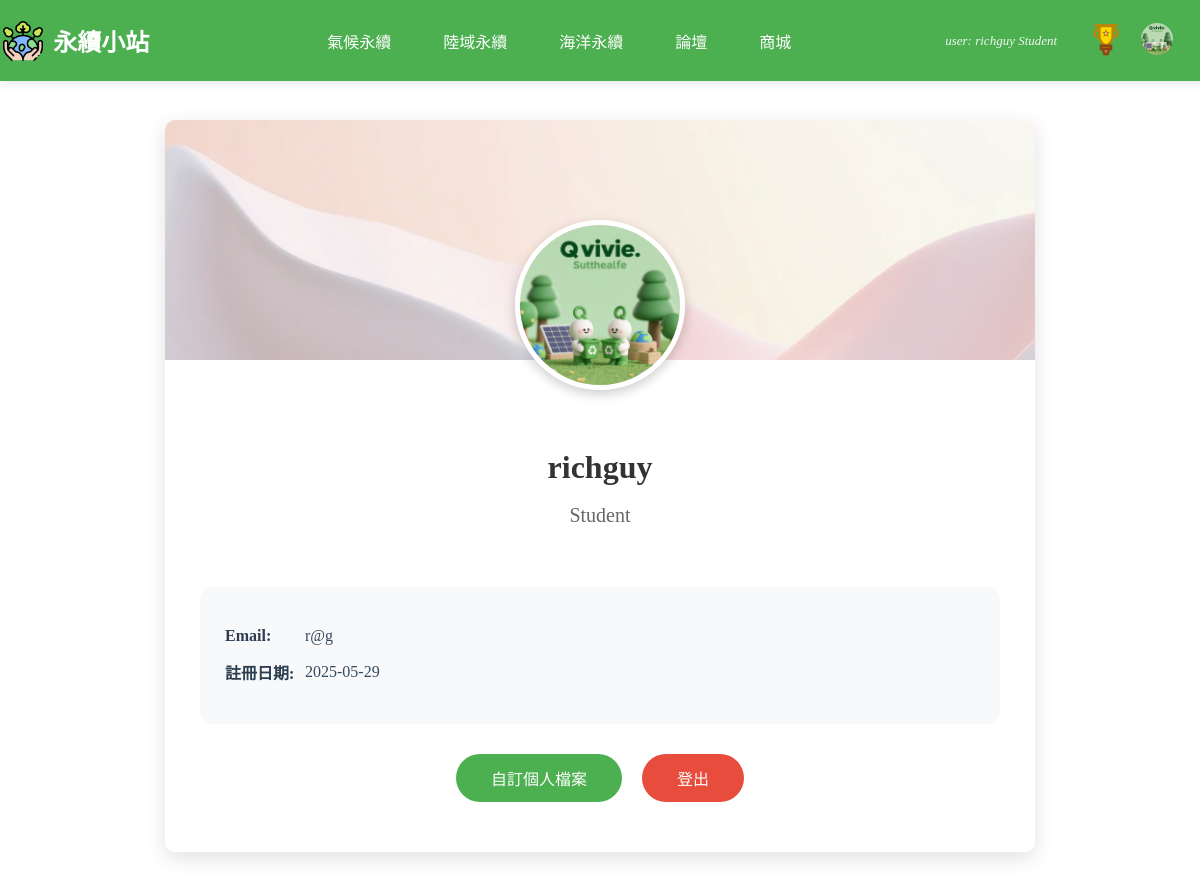
Screenshot of /php/user.php (signed in) with the database file from the repository.
### tables this page shows
CREATE TABLE `user` (
  `UserID` int(11) NOT NULL COMMENT '使用者編號 (PK)',
  `Username` varchar(50) DEFAULT NULL COMMENT '使用者名稱',
  `Email` varchar(100) NOT NULL COMMENT '電子郵件',
  `Password` varchar(255) NOT NULL COMMENT '密碼 (加密儲存)',
  `JoinDate` datetime DEFAULT current_timestamp() COMMENT '註冊時間',
  `Status` enum('Student','Teacher','Admin') NOT NULL DEFAULT 'Student' COMMENT '使用者身份',
  `reset_token` varchar(255) DEFAULT NULL,
  `token_expire` datetime DEFAULT NULL,
  `AvatarURL` varchar(255) DEFAULT NULL,
  `BackgroundURL` varchar(255) DEFAULT NULL
);

### php/user.php (the view, shortened to what this page needs)
<?php
$servername = "localhost";
$db_username = "root";
$db_password = "";
$dbname = "sustain";
$conn = new mysqli($servername, $db_username, $db_password, $dbname);
$conn->set_charset("utf8mb4");
$username = $_SESSION['username'];
$sql = "SELECT * FROM user WHERE Username='$username'";
$result = $conn->query($sql);
if ($result->num_rows > 0) {
    $user = $result->fetch_assoc();
}
?>
<!DOCTYPE html>
<html lang="en">
<head>
    <link rel="stylesheet" href="../css/user.css">
    <link rel="stylesheet" href="../css/nav3.css">
</head>
<body>
    <header>
        <?php
        include "nav.php";
        ?>
    </header>
    <div class="user-profile-container">
        <div class="user-profile-card" style="padding: 50px 35px; box-shadow: 0 6px 20px rgba(0, 0, 0, 0.12);">
            <div class="user-profile-header" style="padding-top: 50px; margin-bottom: 40px;">
                <div class="avatar-container" style="margin-bottom: 20px;">
                    <?php if (!empty($user['AvatarURL'])): ?>
                        <img src="../<?php echo htmlspecialchars($user['AvatarURL']); ?>" alt="用戶頭像" class="user-avatar" style="width: 160px !important; height: 160px !important; border: 5px solid white; box-shadow: 0 4px 12px rgba(0, 0, 0, 0.2);">
                    <?php else: ?>
                        <div class="default-avatar" style="width: 160px !important; height: 160px !important; border: 5px solid white; box-shadow: 0 4px 12px rgba(0, 0, 0, 0.2);">
                            <span class="default-avatar-icon" style="font-size: 5rem !important;">👤</span>
                        </div>
                    <?php endif; ?>
                </div>
                <h2 class="user-name" style="font-size: 32px; margin: 15px 0 8px;"><?php echo htmlspecialchars($user['Username']); ?></h2>
                <p class="user-status" style="font-size: 20px;"><?php echo htmlspecialchars($user['Status']); ?></p>
            </div>
            <div class="user-info-section">
                <p class="user-info-item">
                    <strong class="user-info-label">Email:</strong>
                    <?php echo htmlspecialchars($user['Email'] ?? '未設置'); ?>
                </p>
                <p class="user-info-item">
                    <strong class="user-info-label">註冊日期:</strong>
                    <?php echo htmlspecialchars(isset($user['JoinDate']) ? date('Y-m-d', strtotime($user['JoinDate'])) : '未知'); ?>
                </p>
            </div>
            <div style="text-align: center; margin-top: 30px; display: flex; justify-content: center; gap: 20px;">
                <a href="profile_customize.php" class="custom-button">自訂個人檔案</a>
                <form action="logout.php" method="post" style="margin: 0;">
                    <button type="submit" class="logout-button">登出</button>
                </form>
            </div>
        </div>
    </div>
</body>
</html>

### php/nav.php (shortened to what this page needs)
<nav class="navbar">
    <div class="logo">
        <img src="../img/icon.png" style="color: white;" alt="永續小站 Logo">
        <h1 style="font-size: 24px;"><a href="index.php" class="logo-title">永續小站</a></h1>
    </div>
    <ul class="nav-links">
        <li><a href="climate.php" style="font-size: 16px;">氣候永續</a></li>
        <li><a href="landscape.php" style="font-size: 16px; ">陸域永續</a></li>
        <li><a href="ocean.php" style="font-size: 16px;">海洋永續</a></li>
        <li><a href="all_forums.php" style="font-size: 16px;">論壇</a></li>
        <?php if (isset($_SESSION['login_session']) && $_SESSION['login_session'] === true): ?>
            <li><a href="shop.php">商城</a></li>
        <?php endif; ?>
    </ul>
    <div class="nav-icons">
        <?php if (isset($_SESSION['login_session']) && $_SESSION['login_session'] === true): ?>
            <?php if (isset($_SESSION['role']) && $_SESSION['role'] === 'Teacher'): ?>
                <span class="user-info">user: <?php echo $_SESSION['username']; ?> <?php echo $_SESSION['role']; ?></span>
                <a href="teacher_achievement.php"><img src="../img/achievement.svg" alt="成就"></a>
            <?php elseif (isset($_SESSION['role']) && $_SESSION['role'] === 'Student'): ?>
                <span class="user-info">user: <?php echo $_SESSION['username']; ?> <?php echo $_SESSION['role']; ?></span>
                <a href="achievement.php"><img src="../img/achievement.svg" alt="成就"></a>
            <?php elseif (isset($_SESSION['role']) && $_SESSION['role'] === 'Admin'): ?>
                <span class="user-info">user: <?php echo $_SESSION['username']; ?> <?php echo $_SESSION['role']; ?></span>
                <a href="teacher_achievement.php"><img src="../img/achievement.svg" alt="成就"></a>
            <?php endif; ?>
        <?php endif; ?>
        <?php if (isset($_SESSION['login_session']) && $_SESSION['login_session'] === true): ?>
            <?php
            $avatarURL = $_SESSION['AvatarURL'] ?? '';
            if (empty($avatarURL)) {
                $servername = "localhost";
                $db_username = "root";
                $db_password = "";
                $dbname = "sustain";
                $conn = new mysqli($servername, $db_username, $db_password, $dbname);
                $conn->set_charset("utf8mb4");
                $username = $_SESSION['username'];
                $sql = "SELECT AvatarURL FROM user WHERE Username='$username'";
                $result = $conn->query($sql);
                if ($result->num_rows > 0) {
                    $row = $result->fetch_assoc();
                    $avatarURL = $row['AvatarURL'] ?? '';
                }
            }
            if (!empty($avatarURL)) {
                echo '<a href="user.php"><img src="../' . htmlspecialchars($avatarURL) . '" alt="用戶" style="border-radius: 50%; width: 32px; height: 32px; object-fit: cover;"></a>';
            } else {
                echo '<a href="user.php" style="text-decoration: none;"><div class="default-avatar"><span class="default-avatar-icon">👤</span></div></a>';
            }
            ?>
        <?php endif; ?>
    </div>
</nav>

### css/user.css (style rules this page uses)
body, html { margin: 0; padding: 0; height: 100%; }
.navbar { background-color: #4CAF50; padding: 0.1rem; display: flex; justify-content: space-between; align-items: center; color: white; box-shadow: 0 2px 10px rgba(0, 0, 0, 0.1); position: fixed; top: 0; left: 0; width: 100%; z-index: 9999; transition: background-color 0.3s ease; }
.logo { display: flex; align-items: center; margin-right: 30px; }
.logo img { width: 40px; height: 40px; margin-right: 10px; transition: transform 0.3s ease; }
.logo-title { text-decoration: none; color: white; transition: color 0.3s ease; }
.nav-links { list-style: none; padding: 0; margin: 0; display: flex; gap: 20px; }
.nav-links li a { text-decoration: none; color: white; font-size: 16px; padding: 0.5rem 1rem; transition: color 0.3s ease, background-color 0.3s ease; }
.nav-icons { display: flex; align-items: center; }
.nav-icons a { margin-left: 15px; }
.nav-icons img { height: 40px; width: 40px; filter: brightness(100%); transition: filter 0.3s ease; }
.user-profile-container { width: 1200px; margin: 100px auto 0; padding: 20px; box-sizing: border-box; }
.user-profile-card { background: white; border-radius: 15px; box-shadow: 0 4px 15px rgba(0, 0, 0, 0.1); padding: 40px; width: 100%; max-width: 600px; margin: 0 auto; }
.user-profile-header { text-align: center; margin-bottom: 40px; }
.user-avatar { width: 150px; height: 150px; border-radius: 50%; margin-bottom: 20px; box-shadow: 0 4px 10px rgba(0, 0, 0, 0.1); }
.user-name { margin: 0; color: #2c3e50; font-size: 28px; font-weight: 600; }
.user-status { color: #7f8c8d; font-size: 18px; margin: 10px 0 0; }
.user-info-section { background-color: #f8f9fa; border-radius: 12px; padding: 25px; margin: 30px 0; }
.user-info-item { margin: 15px 0; color: #34495e; font-size: 16px; display: flex; align-items: center; }
.user-info-label { min-width: 80px; color: #2c3e50; }
.logout-button { background-color: #e74c3c; color: white; border: none; padding: 12px 35px; border-radius: 25px; font-size: 16px; cursor: pointer; transition: all 0.3s ease; }
.custom-button { background-color: #4CAF50; color: white; border: none; padding: 12px 35px; border-radius: 25px; font-size: 16px; cursor: pointer; transition: all 0.3s ease; text-decoration: none; }

### css/nav3.css (style rules this page uses)
body, html { margin: 0; padding: 0; height: 100%; }
.navbar { background-color: #4CAF50; padding: 0.2rem; display: flex; justify-content: space-between; align-items: center; color: white; box-shadow: 0 2px 10px rgba(0, 0, 0, 0.1); position: fixed; top: 0; left: 0; width: 100%; z-index: 9999; transition: background-color 0.3s ease; }
.logo { display: flex; align-items: center; }
.logo img { width: 40px; height: 40px; margin-right: 10px; transition: transform 0.3s ease; }
.logo-title { text-decoration: none; color: white; transition: color 0.3s ease; }
.nav-links { list-style: none; padding: 0; margin: 0; display: flex; gap: 20px; }
.nav-links li a { text-decoration: none; color: white; font-size: 16px; padding: 0.5rem 1rem; transition: color 0.3s ease, background-color 0.3s ease; }
.nav-icons { display: flex; align-items: center; margin-right: 30px; }
.nav-icons a { margin-left: 15px; }
.nav-icons img { height: 40px; width: 40px; filter: brightness(100%); transition: filter 0.3s ease; }

### php/user.php (style rules this page uses)
.user-profile-container { position: relative; padding: 20px; }
.user-profile-card { position: relative; background-color: #fff; border-radius: 10px; box-shadow: 0 6px 15px rgba(0, 0, 0, 0.1); padding: 40px 30px; max-width: 800px; margin: 0 auto; z-index: 1; overflow: visible; }
.user-profile-header { text-align: center; margin-bottom: 40px; padding-top: 40px; display: flex; flex-direction: column; align-items: center; position: relative; z-index: 1; }
.avatar-container { margin-bottom: 20px; position: relative; z-index: 2; }
.user-name { font-size: 32px; margin: 15px 0 8px; color: #333; font-weight: 600; }
.user-status { font-size: 20px; color: #666; margin-bottom: 20px; }
.user-avatar { width: 180px; height: 180px; border-radius: 50%; object-fit: cover; border: 5px solid white; box-shadow: 0 4px 12px rgba(0, 0, 0, 0.2); }

### php/nav.php (style rules this page uses)
.nav-icons { display: flex; align-items: center; }
.user-info { font-size: 13px; margin-right: 8px; color: #ffffff; font-style: italic; opacity: 0.9; padding: 3px 6px; }

### rows the page displays
user: AvatarURL (picture), Username "richguy", Status "Student", Email "r@g", JoinDate "2025-05-29"

### other values shown
$_SESSION['username'] "richguy"
$_SESSION['role'] "Student"
